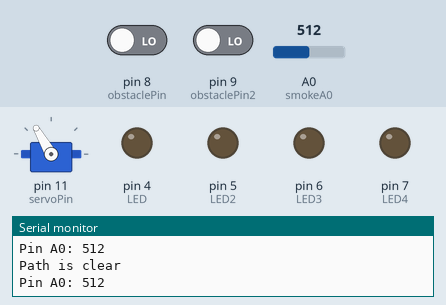
Recording of a sketch running on a simulated Arduino Uno, built with avr-gcc and run on an emulated ATmega328P. On the bench: servo, output pins drawn as LEDs (lit = HIGH), the last lines printed to the serial monitor. The inputs (shaded band) are chosen by the test bench; at power-on: pin 8 (obstaclePin) LOW, A0 (smokeA0) = 512, pin 9 (obstaclePin2) LOW.

Above: at 4.8 s.
4.9 s: pin 8 (obstaclePin) driven HIGH
At 8.2 s:
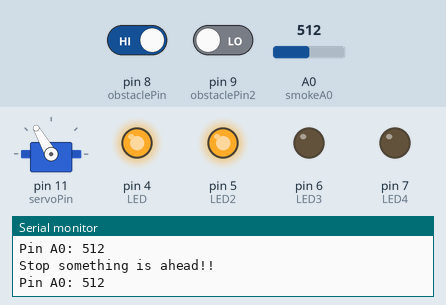
9.4 s: A0 (smokeA0) set to 316
13.9 s: A0 (smokeA0) set to 284
At 15.2 s:
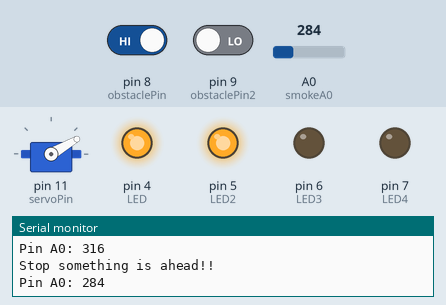
18.4 s: pin 8 (obstaclePin) driven LOW
At 21.4 s:
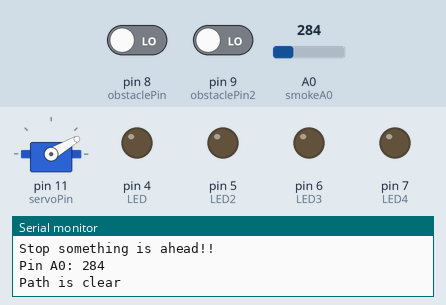
22.9 s: pin 9 (obstaclePin2) driven HIGH
At 25.2 s:
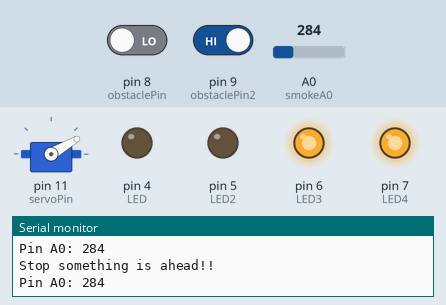
27.4 s: A0 (smokeA0) set to 306
At 29.5 s:
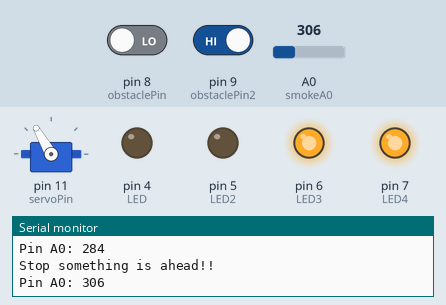
Timing chart, 0 to 31.0 s (numbered marks = the images above; inputs shaded):
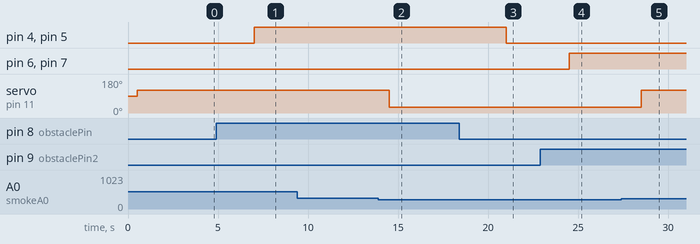

The sketch:

street_light.ino
```cpp
#include <Servo.h>// Declare the Servo pin
int LED = 4; // Use the onboard Uno LED
int obstaclePin = 8;  // This is our input pin
int hasObstacle = LOW;  // HIGH MEANS NO OBSTACLE
int hasObstacle2 = LOW;
int LED2 = 5; // Use the onboard Uno LED
int obstaclePin2 = 9;  //
int LED3 = 6;
int LED4 = 7;
int smokeA0 = A0;
// Your threshold value
int sensorThres = 300;
int servoPin = 11;
// Create a servo object
Servo Servo1;
void setup() {
  pinMode(LED, OUTPUT);
  pinMode(LED2, OUTPUT);
  pinMode(LED3, OUTPUT);
  pinMode(LED4, OUTPUT);
  pinMode(obstaclePin, INPUT);
  pinMode(obstaclePin2, INPUT);
  pinMode(smokeA0, INPUT);
  Serial.begin(9600);
  Servo1.attach(servoPin);
}
void loop() {
  hasObstacle = digitalRead(obstaclePin); //Reads the output of the obstacle sensor from the 7th PIN of the Digital section of the arduino
  hasObstacle2 = digitalRead(obstaclePin2); //
  if (hasObstacle == HIGH) //LOW means something is ahead, so illuminates the 13th Port connected LED
  {
    Serial.println("Stop something is ahead!!");
    digitalWrite(LED, HIGH);
    digitalWrite(LED2, HIGH);////Illuminates the 13th Port LED
  }
  else if (hasObstacle2 == HIGH) //LOW means something is ahead, so illuminates the 13th Port connected LED
  {
    Serial.println("Stop something is ahead!!");
    digitalWrite(LED3, HIGH);
    digitalWrite(LED4, HIGH);////Illuminates the 13th Port LED
  }
  else
  {
    Serial.println("Path is clear");
    digitalWrite(LED, LOW);
    digitalWrite(LED2, LOW);
    digitalWrite(LED3, LOW);
    digitalWrite(LED4, LOW);
  }
  delay(500);
  int analogSensor = analogRead(smokeA0);
  Serial.print("Pin A0: ");
  Serial.println(analogSensor);
  // Checks if it has reached the threshold value
  if (analogSensor > sensorThres)
  {
  Servo1.write(120);
  delay(2000);
  }
  else
  {
  Servo1.write(30);
  delay(2000);
  }
  delay(1000);

}
```

Measured:
- the behaviour switches between 301 and 300 on A0 (smokeA0) (found by bisection; images 1 and 2)
- after the input at 4.9 s, pin 4 (LED), pin 5 (LED2): LOW → HIGH after 2.1 s
- after the input at 13.9 s, servo on pin 11 (servoPin): 120° → 30° after 0.60 s
- after the input at 18.4 s, pin 4 (LED), pin 5 (LED2): HIGH → LOW after 2.6 s
- after the input at 22.9 s, pin 6 (LED3), pin 7 (LED4): LOW → HIGH after 1.6 s
- after the input at 27.4 s, servo on pin 11 (servoPin): 30° → 120° after 1.1 s
